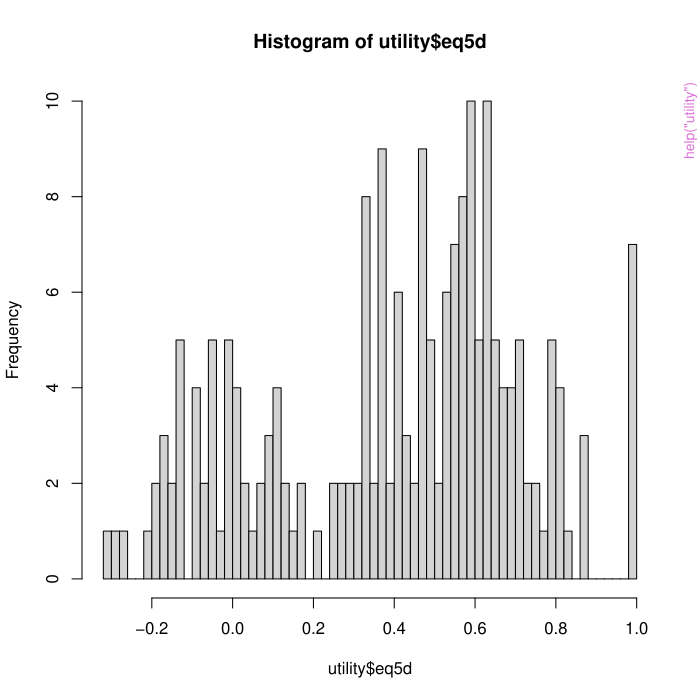

Source code (R):
pkgname <- "aldvmm"
source(file.path(R.home("share"), "R", "examples-header.R"))
options(warn = 1)
options(pager = "console")
base::assign(".ExTimings", "aldvmm-Ex.timings", pos = 'CheckExEnv')
base::cat("name\tuser\tsystem\telapsed\n", file=base::get(".ExTimings", pos = 'CheckExEnv'))
base::assign(".format_ptime",
function(x) {
  if(!is.na(x[4L])) x[1L] <- x[1L] + x[4L]
  if(!is.na(x[5L])) x[2L] <- x[2L] + x[5L]
  options(OutDec = '.')
  format(x[1L:3L], digits = 7L)
},
pos = 'CheckExEnv')

### * </HEADER>
library('aldvmm')

base::assign(".oldSearch", base::search(), pos = 'CheckExEnv')
base::assign(".old_wd", base::getwd(), pos = 'CheckExEnv')
cleanEx()
nameEx("aldvmm-package")
### * aldvmm-package

flush(stderr()); flush(stdout())

base::assign(".ptime", proc.time(), pos = "CheckExEnv")
### Name: aldvmm-package
### Title: aldvmm: Adjusted Limited Dependent Variable Mixture Models
### Aliases: aldvmm-package

### ** Examples

data(utility)

 fit <- aldvmm(eq5d ~ age + female | 1,
               data = utility,
               psi = c(0.883, -0.594),
               ncmp = 2)

 summary(fit)

 yhat <- predict(fit)




base::assign(".dptime", (proc.time() - get(".ptime", pos = "CheckExEnv")), pos = "CheckExEnv")
base::cat("aldvmm-package", base::get(".format_ptime", pos = 'CheckExEnv')(get(".dptime", pos = "CheckExEnv")), "\n", file=base::get(".ExTimings", pos = 'CheckExEnv'), append=TRUE, sep="\t")
cleanEx()
nameEx("aldvmm")
### * aldvmm

flush(stderr()); flush(stdout())

base::assign(".ptime", proc.time(), pos = "CheckExEnv")
### Name: aldvmm
### Title: Fitting Adjusted Limited Dependent Variable Mixture Models
### Aliases: aldvmm

### ** Examples

data(utility)

 fit <- aldvmm(eq5d ~ age + female | 1,
               data = utility,
               psi = c(0.883, -0.594),
               ncmp = 2)

 summary(fit)

 yhat <- predict(fit)




base::assign(".dptime", (proc.time() - get(".ptime", pos = "CheckExEnv")), pos = "CheckExEnv")
base::cat("aldvmm", base::get(".format_ptime", pos = 'CheckExEnv')(get(".dptime", pos = "CheckExEnv")), "\n", file=base::get(".ExTimings", pos = 'CheckExEnv'), append=TRUE, sep="\t")
cleanEx()
nameEx("utility")
### * utility

flush(stderr()); flush(stdout())

base::assign(".ptime", proc.time(), pos = "CheckExEnv")
### Name: utility
### Title: Simulated Example Data of Health State Utilities.
### Aliases: utility
### Keywords: datasets

### ** Examples

set.seed(101010101)
utility                 <- data.frame(female = rbinom(size = 1,
                                      n      = 200,
                                      p      = 0.6))
utility[, 'age']        <- stats::rnorm(n    = 200,
                                        mean = 50 + utility$female*10,
                                        sd   = 15)
utility[1:50, 'eq5d']   <- stats::rnorm(n    = 50,
                                        mean = 0 - 0.1 *
                                              utility[1:50, 'female'] +
                                              0.0005 * utility[1:50, 'age'],
                                        sd   = 0.1)
utility[51:200, 'eq5d'] <- stats::rnorm(n    = 150,
                                        mean = 0.5 +
                                           0.1 * utility[51:200, 'female'] +
                                           0.0001*utility[51:200, 'age'],
                                        sd   = 0.2)
utility[utility$eq5d<(-0.594), 'eq5d'] <- -0.594
utility[utility$eq5d>0.883, 'eq5d'] <- 1
hist(utility$eq5d, breaks = 50)




base::assign(".dptime", (proc.time() - get(".ptime", pos = "CheckExEnv")), pos = "CheckExEnv")
base::cat("utility", base::get(".format_ptime", pos = 'CheckExEnv')(get(".dptime", pos = "CheckExEnv")), "\n", file=base::get(".ExTimings", pos = 'CheckExEnv'), append=TRUE, sep="\t")
### * <FOOTER>
###
cleanEx()
options(digits = 7L)
base::cat("Time elapsed: ", proc.time() - base::get("ptime", pos = 'CheckExEnv'),"\n")
grDevices::dev.off()
###
### Local variables: ***
### mode: outline-minor ***
### outline-regexp: "\\(> \\)?### [*]+" ***
### End: ***
quit('no')
